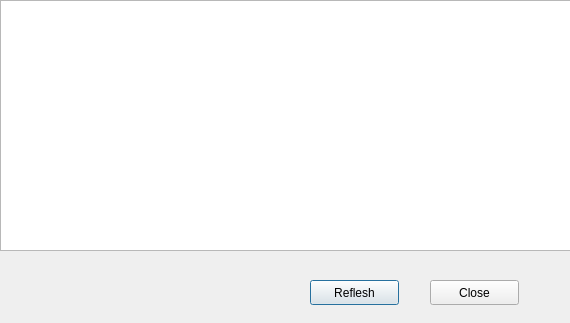
<?xml version="1.0" encoding="UTF-8"?>
<ui version="4.0">
 <class>Dialog_log</class>
 <widget class="QDialog" name="Dialog_log">
  <property name="geometry">
   <rect>
    <x>0</x>
    <y>0</y>
    <width>570</width>
    <height>323</height>
   </rect>
  </property>
  <property name="windowTitle">
   <string>Dialog</string>
  </property>
  <widget class="QTextEdit" name="MinerLog">
   <property name="geometry">
    <rect>
     <x>0</x>
     <y>0</y>
     <width>571</width>
     <height>251</height>
    </rect>
   </property>
  </widget>
  <widget class="QPushButton" name="RefleshLog">
   <property name="geometry">
    <rect>
     <x>310</x>
     <y>280</y>
     <width>89</width>
     <height>25</height>
    </rect>
   </property>
   <property name="text">
    <string>Reflesh</string>
   </property>
  </widget>
  <widget class="QPushButton" name="Close">
   <property name="geometry">
    <rect>
     <x>430</x>
     <y>280</y>
     <width>89</width>
     <height>25</height>
    </rect>
   </property>
   <property name="text">
    <string>Close</string>
   </property>
  </widget>
 </widget>
 <resources/>
 <connections/>
</ui>
